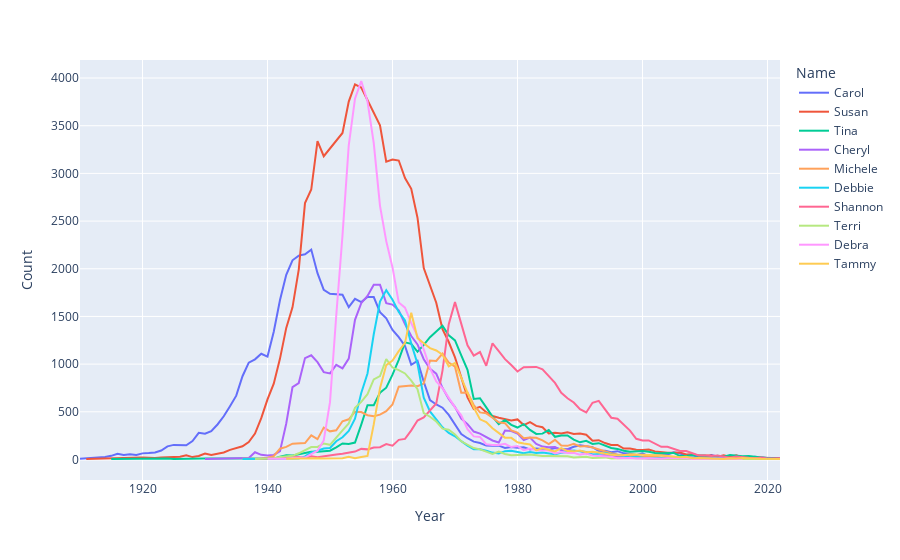

Here is the notebook cell this chart was saved with:
### Code cell
#plot_name(*top10)
px.line(f_babynames[f_babynames['Name'].isin(top10)],
x='Year',y='Count',color='Name')
